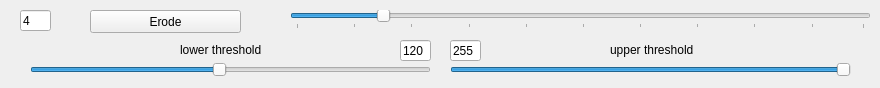
     <widget class="QWidget" name="tab_17">
      <attribute name="title">
       <string>Erosion</string>
      </attribute>
      <widget class="QLineEdit" name="erodeBinaryLowerThresholdBox">
       <property name="geometry">
        <rect>
         <x>400</x>
         <y>40</y>
         <width>31</width>
         <height>21</height>
        </rect>
       </property>
       <property name="text">
        <string>120</string>
       </property>
      </widget>
      <widget class="QLineEdit" name="erodeBinaryUpperThresholdBox">
       <property name="geometry">
        <rect>
         <x>450</x>
         <y>40</y>
         <width>31</width>
         <height>21</height>
        </rect>
       </property>
       <property name="text">
        <string>255</string>
       </property>
      </widget>
      <widget class="QSlider" name="hSlider_erodeBinaryUpperThreshold">
       <property name="geometry">
        <rect>
         <x>450</x>
         <y>60</y>
         <width>401</width>
         <height>19</height>
        </rect>
       </property>
       <property name="maximum">
        <number>255</number>
       </property>
       <property name="value">
        <number>255</number>
       </property>
       <property name="orientation">
        <enum>Qt::Horizontal</enum>
       </property>
      </widget>
      <widget class="QSlider" name="hSlider_erodeBinaryLowerThreshold">
       <property name="geometry">
        <rect>
         <x>30</x>
         <y>60</y>
         <width>401</width>
         <height>19</height>
        </rect>
       </property>
       <property name="maximum">
        <number>255</number>
       </property>
       <property name="value">
        <number>120</number>
       </property>
       <property name="orientation">
        <enum>Qt::Horizontal</enum>
       </property>
      </widget>
      <widget class="QLineEdit" name="erodeBinaryBox">
       <property name="geometry">
        <rect>
         <x>20</x>
         <y>10</y>
         <width>31</width>
         <height>21</height>
        </rect>
       </property>
       <property name="text">
        <string>4</string>
       </property>
      </widget>
      <widget class="QSlider" name="hSlider_erodeBinary">
       <property name="geometry">
        <rect>
         <x>290</x>
         <y>10</y>
         <width>581</width>
         <height>19</height>
        </rect>
       </property>
       <property name="focusPolicy">
        <enum>Qt::TabFocus</enum>
       </property>
       <property name="accessibleDescription">
        <string/>
       </property>
       <property name="minimum">
        <number>0</number>
       </property>
       <property name="maximum">
        <number>99</number>
       </property>
       <property name="pageStep">
        <number>10</number>
       </property>
       <property name="value">
        <number>15</number>
       </property>
       <property name="sliderPosition">
        <number>15</number>
       </property>
       <property name="orientation">
        <enum>Qt::Horizontal</enum>
       </property>
       <property name="tickPosition">
        <enum>QSlider::TicksBelow</enum>
       </property>
       <property name="tickInterval">
        <number>10</number>
       </property>
      </widget>
      <widget class="QPushButton" name="erodeBinaryButton">
       <property name="geometry">
        <rect>
         <x>90</x>
         <y>10</y>
         <width>151</width>
         <height>23</height>
        </rect>
       </property>
       <property name="text">
        <string>Erode</string>
       </property>
      </widget>
      <widget class="QLabel" name="label_5">
       <property name="geometry">
        <rect>
         <x>610</x>
         <y>40</y>
         <width>91</width>
         <height>20</height>
        </rect>
       </property>
       <property name="text">
        <string>upper threshold</string>
       </property>
      </widget>
      <widget class="QLabel" name="label_6">
       <property name="geometry">
        <rect>
         <x>180</x>
         <y>40</y>
         <width>101</width>
         <height>20</height>
        </rect>
       </property>
       <property name="text">
        <string>lower threshold</string>
       </property>
      </widget>
     </widget>
